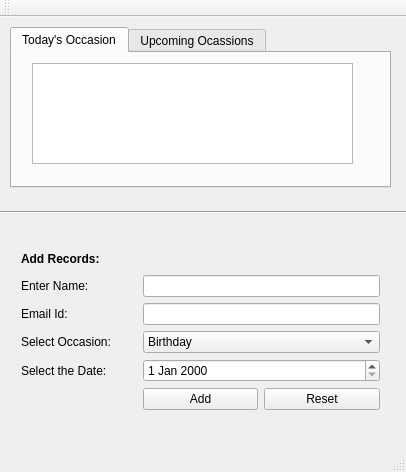
<?xml version="1.0" encoding="UTF-8"?>
<ui version="4.0">
 <class>MainWindow</class>
 <widget class="QMainWindow" name="MainWindow">
  <property name="geometry">
   <rect>
    <x>0</x>
    <y>0</y>
    <width>406</width>
    <height>472</height>
   </rect>
  </property>
  <property name="windowTitle">
   <string>Events Notifier</string>
  </property>
  <widget class="QWidget" name="centralWidget">
   <widget class="QWidget" name="layoutWidget">
    <property name="geometry">
     <rect>
      <x>10</x>
      <y>220</y>
      <width>381</width>
      <height>184</height>
     </rect>
    </property>
    <layout class="QGridLayout" name="gridLayout">
     <item row="0" column="0">
      <widget class="QLabel" name="lAdd">
       <property name="font">
        <font>
         <weight>75</weight>
         <bold>true</bold>
        </font>
       </property>
       <property name="text">
        <string>Add Records:</string>
       </property>
      </widget>
     </item>
     <item row="1" column="0">
      <widget class="QLabel" name="lName">
       <property name="text">
        <string>Enter Name:</string>
       </property>
      </widget>
     </item>
     <item row="1" column="1" colspan="2">
      <widget class="QLineEdit" name="lineName"/>
     </item>
     <item row="2" column="0">
      <widget class="QLabel" name="lEmail">
       <property name="text">
        <string>Email Id:</string>
       </property>
      </widget>
     </item>
     <item row="2" column="1" colspan="2">
      <widget class="QLineEdit" name="lineEmail"/>
     </item>
     <item row="3" column="0">
      <widget class="QLabel" name="lOccasion">
       <property name="text">
        <string>Select Occasion:</string>
       </property>
      </widget>
     </item>
     <item row="3" column="1" colspan="2">
      <widget class="QComboBox" name="comboBox">
       <item>
        <property name="text">
         <string>Birthday</string>
        </property>
       </item>
       <item>
        <property name="text">
         <string>Wedding Anniversary</string>
        </property>
       </item>
      </widget>
     </item>
     <item row="4" column="0">
      <widget class="QLabel" name="lDate">
       <property name="text">
        <string>Select the Date:</string>
       </property>
      </widget>
     </item>
     <item row="4" column="1" colspan="2">
      <widget class="QDateEdit" name="dateEdit"/>
     </item>
     <item row="5" column="1">
      <widget class="QPushButton" name="pushAdd">
       <property name="text">
        <string>Add</string>
       </property>
      </widget>
     </item>
     <item row="5" column="2">
      <widget class="QPushButton" name="pushReset">
       <property name="text">
        <string>Reset</string>
       </property>
      </widget>
     </item>
    </layout>
   </widget>
   <widget class="QTabWidget" name="tabWidget">
    <property name="geometry">
     <rect>
      <x>10</x>
      <y>10</y>
      <width>381</width>
      <height>161</height>
     </rect>
    </property>
    <property name="currentIndex">
     <number>0</number>
    </property>
    <widget class="QWidget" name="tab_3">
     <attribute name="title">
      <string>Today's Occasion</string>
     </attribute>
     <widget class="QSplitter" name="splitter">
      <property name="geometry">
       <rect>
        <x>20</x>
        <y>10</y>
        <width>321</width>
        <height>101</height>
       </rect>
      </property>
      <property name="orientation">
       <enum>Qt::Vertical</enum>
      </property>
      <widget class="QListWidget" name="listname"/>
     </widget>
    </widget>
    <widget class="QWidget" name="tab_4">
     <attribute name="title">
      <string>Upcoming Ocassions</string>
     </attribute>
     <widget class="QSplitter" name="splitter_2">
      <property name="geometry">
       <rect>
        <x>20</x>
        <y>10</y>
        <width>321</width>
        <height>101</height>
       </rect>
      </property>
      <property name="orientation">
       <enum>Qt::Vertical</enum>
      </property>
      <widget class="QListWidget" name="listAnvy">
       <property name="maximumSize">
        <size>
         <width>321</width>
         <height>101</height>
        </size>
       </property>
      </widget>
     </widget>
    </widget>
   </widget>
   <widget class="Line" name="line">
    <property name="geometry">
     <rect>
      <x>0</x>
      <y>180</y>
      <width>411</width>
      <height>31</height>
     </rect>
    </property>
    <property name="orientation">
     <enum>Qt::Horizontal</enum>
    </property>
   </widget>
  </widget>
  <widget class="QMenuBar" name="menuBar">
   <property name="geometry">
    <rect>
     <x>0</x>
     <y>0</y>
     <width>406</width>
     <height>25</height>
    </rect>
   </property>
  </widget>
  <widget class="QToolBar" name="mainToolBar">
   <attribute name="toolBarArea">
    <enum>TopToolBarArea</enum>
   </attribute>
   <attribute name="toolBarBreak">
    <bool>false</bool>
   </attribute>
  </widget>
  <widget class="QStatusBar" name="notificationsBar">
   <property name="font">
    <font>
     <weight>50</weight>
     <bold>false</bold>
    </font>
   </property>
  </widget>
 </widget>
 <layoutdefault spacing="6" margin="11"/>
 <resources/>
 <connections/>
 <slots>
  <signal>windowCreated()</signal>
 </slots>
</ui>
